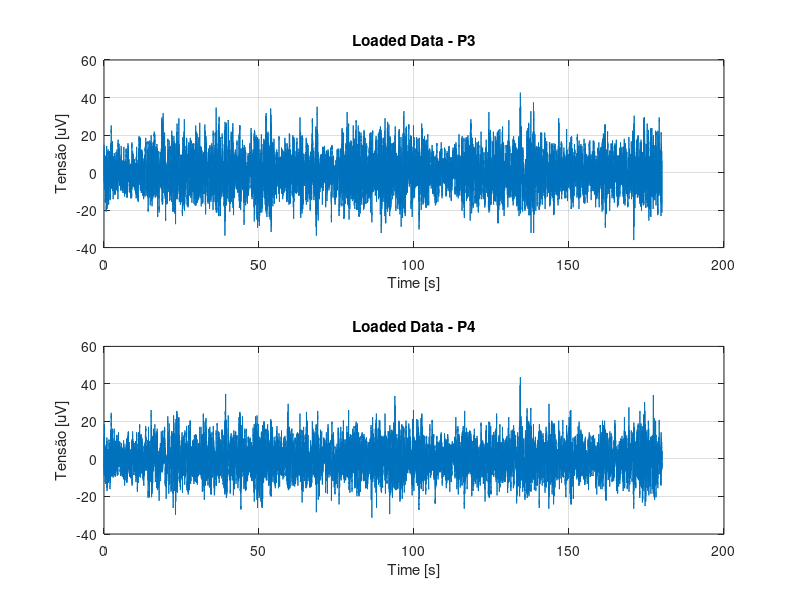

The MATLAB script that drew this image: (Note: this script raises an error after producing the figure.)
% ------------------------------------------------------------------------------
% FEDERAL UNIVERSITY OF UBERLANDIA
% Faculty of Electrical Engineering
% Biomedical Engineering Lab
% ------------------------------------------------------------------------------
% Author: Italo Gustavo Sampaio Fernandes
% Contact: italogsfernandes@gmail.com
% Git: www.github.com/italogfernandes
% ------------------------------------------------------------------------------
% Decription:
% ------------------------------------------------------------------------------
% Info Variavéis:
% 'Variável:' 'Informacao:';
% 'canais_ordem' 'Matriz de nomes dos canais, tem correspondência direta linha a linha com "xn"';
% 'T' 'Período de amostragem (baseado na taxa de amostragem) em segundos';
% 'fa' 'Taxa de amostragem da coleta (em Hz)';
% 'xn' 'Matriz de valores para os canais -> Correspondência direta linha a linha com "canais_ordem". Valores em uV do EEG naquela amostra';
% 'N' 'Quantidade de amostras por canal';'n_canais' 'Quantidade de canais na matriz "xn"';
% 'tempo_total' 'tempo total do exame (em segudos)';
% 't' 'vetor tempo para plotagem (em segundos)'
% 
% Canais Ordem:
% 1     2       3       4       5       6       7       8       9       10
% 'F5—' 'F61'   'FFa'   'Fp—'   'F22'   'Fp1'   'F11'   'T7O'   'C31'   'Cz2'
% 11    12      13      14      15      16      17      18      19      20
% 'C42' 'T81'   'T3—'   'P31'   'Pz2'   'P42'   'T41'   'O31'   'Oz2'   'O42'
% 21
% 'Cz2'
%
% Em aula foram utilizados os eletrodos 14 e 16. (P31 e P42)

%% Adding the path to the Destro's codes and .mat files
addpath('../datasets','../codigos_destro')

%% Clearing the enviroment
clear; close all; clc;

%% Loading the data
load('EEG_Metrologia.mat');

%% Choosing 2 Electrodes
P3 = xn(14, :);
P4 = xn(16, :);

%% Optional: Plotting the data
subplot(2,1,1);
plot(t, P3);
title('Loaded Data - P3');
xlabel('Time [s]');
ylabel('Tensão [uV]');
grid on;

subplot(2,1,2);
plot(t, P4);
title('Loaded Data - P4');
xlabel('Time [s]');
ylabel('Tensão [uV]');
grid on;

%% Splitting the data
% Vetor do inicio das epocas
tE = [2, 6, 13, 23, 34, 51, 80, 108, 118, 165];
qntE = length(tE);
dE = 2;
P3E = zeros(qntE, dE * fa + 1);
P4E = zeros(qntE, dE * fa + 1);
for ii=1:qntE
    P3E(ii,:) = P3(1, (tE(ii)*fa):((tE(ii) + dE)*fa));
    P4E(ii,:) = P4(1, (tE(ii)*fa):((tE(ii) + dE)*fa));
end
t_cada_epoca = 0:T:dE;
%% Auto Correlation Matriz

[P3Rx, P3Tx] = autocorr_matriz(P3, fa);
[P4Rx, P4Tx] = autocorr_matriz(P4, fa);
[P3ERx, P3ETx] = autocorr_matriz(P3E, fa);
[P4ERx, P4ETx] = autocorr_matriz(P4E, fa);

%% Oprtional: Plotting the 'epocas'
figure('NumberTitle', 'off', 'Name', 'Epocas de P3');
for ii=1:qntE
    subplot(5,2,ii);
    plot(t_cada_epoca, P3E(ii, :));
    title(['Epoca: ' int2str(tE(ii)) ' s']);
    grid on;
end
figure('NumberTitle', 'off', 'Name', 'Epocas de P4');
for ii=1:qntE
    subplot(5,2,ii);
    plot(t_cada_epoca, P4E(ii, :));
    title(['Epoca: ' int2str(tE(ii)) ' s']);
    grid on;
end

%% Calculating PSD (Power Spectrum Density)
[P3XM, ~, P3f] = DFT(P3Rx, P3Tx, 1/(P3Tx(2) - P3Tx(1)));
[P4XM, ~, P4f] = DFT(P4Rx, P4Tx, 1/(P4Tx(2) - P4Tx(1)));
% Corrigindo a tensão com 10-9
% TODO: Explicar o porque desse fator de correção
P3XM = P3XM .* 10E-9;
P4XM = P4XM .* 10E-9;

%% Calculating PSD (Power Spectrum Density) "Epocas"
[P3EXM, ~, P3Ef] = DFT(P3ERx, P3ETx, 1/(P3ETx(2) - P3ETx(1)));
[P4EXM, ~, P4Ef] = DFT(P4ERx, P4ETx, 1/(P4ETx(2) - P4ETx(1)));
% Corrigindo a tensão com 10-9
% TODO: Explicar o porque desse fator de correção
P3EXM = P3EXM .* 10E-9;
P4EXM = P4EXM .* 10E-9;

%% Optional: Plotting the PSD 
figure();
plot(P3f, P3XM);
title('PSD - Power Spectrum Density');
ylabel('|X| [W/Hz]');
xlabel('F [Hz]');
xlim([0, 100]);
hold on;
plot(P4f, P4XM);
grid on;
legend('P3','P4');

%% Optional: Plotting the PSD (Epocas)
% TODO: falar por que ele normaliza todas as epocas
figure();
plot(P3Ef, P3EXM);
title('PSD - Power Spectrum Density of All');
ylabel('|X| [W/Hz]');
xlabel('F [Hz]');
xlim([0, 100]);
grid on;

%% Oprtional: Plotting the 'epocas'
figure('NumberTitle', 'off', 'Name', 'PSD de P3');
for ii=1:qntE
    subplot(5,2,ii);
    plot(P3Ef, P3EXM(ii, :));
    ylabel('|X| [W/Hz]');
    xlabel('F [Hz]');
    xlim([0, 100]);
    title(['Epoca: ' int2str(tE(ii)) ' s']);
    grid on;
    hold on; plot(P3f, P3XM);
end
figure('NumberTitle', 'off', 'Name', 'PSD de P4');
for ii=1:qntE
    subplot(5,2,ii);
    plot(P4Ef, P4EXM(ii, :));
    ylabel('|X| [W/Hz]');
    xlabel('F [Hz]');
    xlim([0, 100]);
    title(['Epoca: ' int2str(tE(ii)) ' s']);
    grid on;
    hold on; plot(P4f, P4XM);
end
%% Total power
P3PWR = trapz(P3XM(P3f < 100), P3f(P3f < 100));
P4PWR = trapz(P4XM(P4f < 100), P4f(P4f < 100));

P3EPWR = zeros(qntE, 1);
P4EPWR = zeros(qntE, 1);
for ii=1:qntE
    P3EPWR(ii) = trapz(P3EXM(ii, P3Ef < 100), P3Ef(P3Ef < 100));
    P4EPWR(ii) = trapz(P4EXM(ii, P4Ef < 100), P4Ef(P4Ef < 100));
end


